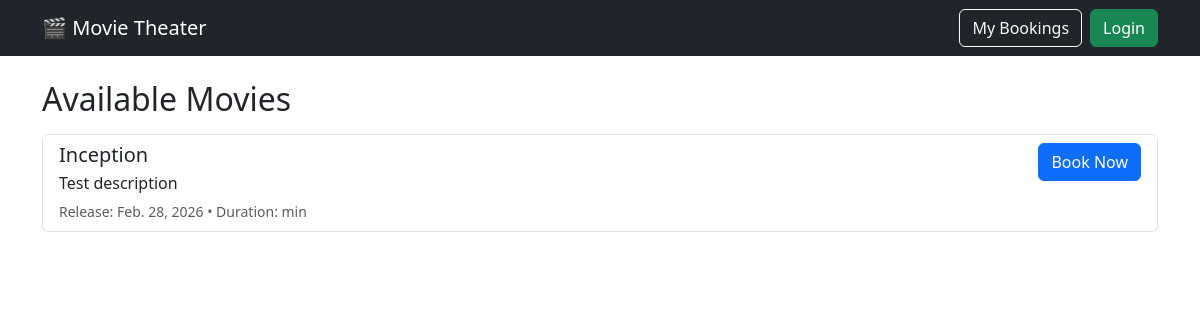
The page / on the database its author committed.
### bookings/models.py (models this page shows, shortened)
class Movie(models.Model):
    title = models.CharField(max_length=200)
    description = models.TextField()
    release_date = models.DateField()
    duration_minutes = models.PositiveIntegerField()

### bookings/views.py (the view)
# urls.py: path("", views.movie_list_page, name="movie_list"),
def movie_list_page(request):
    movies = Movie.objects.all().order_by("title")
    return render(request, "bookings/movie_list.html", {"movies": movies})

### bookings/templates/bookings/movie_list.html (shortened to what this page needs)
{% extends 'bookings/base.html' %}
{% block content %}
  <h2 class="mb-3">Available Movies</h2>
  <div class="list-group">
    {% for movie in movies %}
      <div class="list-group-item">
        <div class="d-flex justify-content-between align-items-start">
          <div>
            <h5 class="mb-1">{{ movie.title }}</h5>
            <p class="mb-1">{{ movie.description }}</p>
            <small class="text-muted">
              Release: {{ movie.release_date }} • Duration: {{ movie.duration }} min
            </small>
          </div>
          <div>
            <a href="{% url 'book_seat' movie.id %}" class="btn btn-primary">Book Now</a>
          </div>
        </div>
      </div>
    {% empty %}
      <div class="alert alert-info">No movies yet. Add some in the admin panel.</div>
    {% endfor %}
  </div>
{% endblock %}

### rows shown on the page
Movie: title "Inception", description "Test description", release_date "Feb. 28, 2026"
